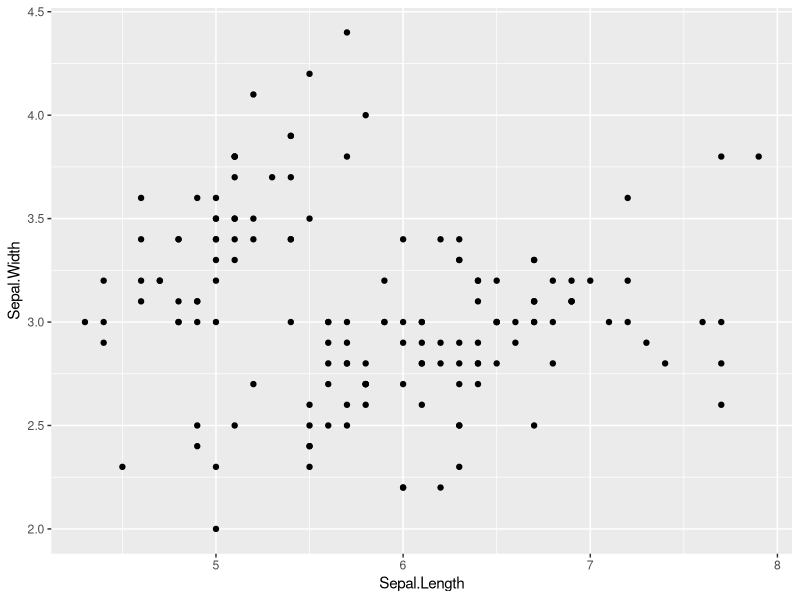
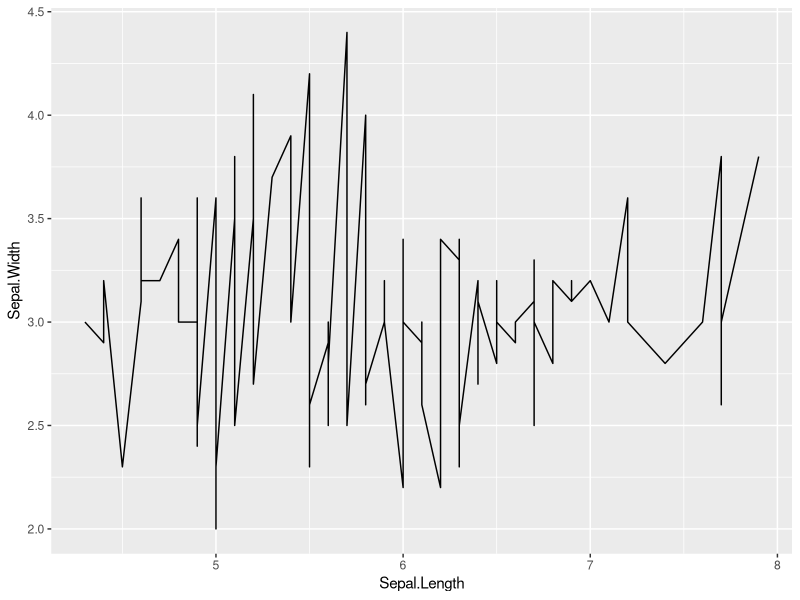
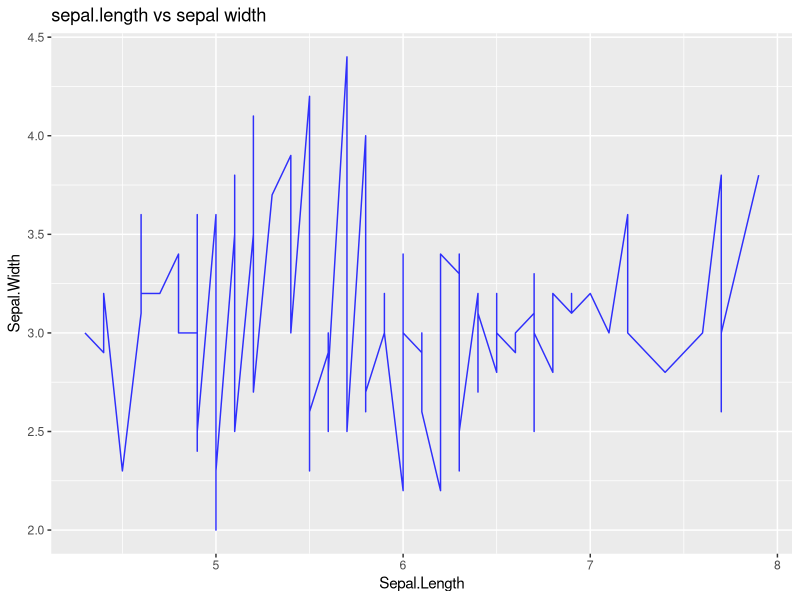

Write R code to recreate these figures, in order.
library(ggplot2)

#dataset

head(iris)

#basic scatter plot
ggplot(iris, aes(x=Sepal.Length, y=Sepal.Width))+
  geom_point()

#basic line chart
ggplot(iris, aes(x=Sepal.Length, y=Sepal.Width))+
  geom_line()

#customising line chart
ggplot(iris, aes(x=Sepal.Length, y=Sepal.Width))+
  geom_line(color="blue",size=0.5,alpha=0.8,linetype=1)+
  ggtitle("sepal.length vs sepal width")
